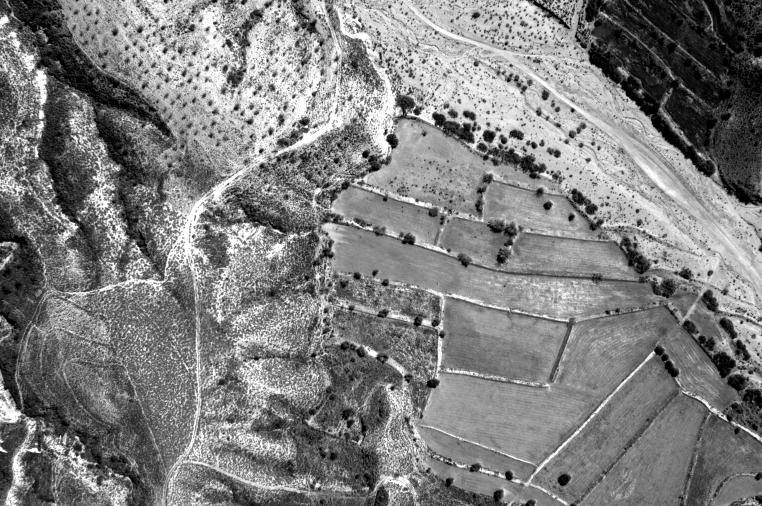
#> input picture digcam3.tif, 1524 x 1012 px (shown at 1/2 size)
$ python canny_edge_detection_in_opencv.py
#> lines starting #> are read from the running program, lines starting #| are printed output that depends on the picture
import cv2
import numpy as np
from matplotlib import pyplot as plt

img = cv2.imread("digcam3.tif", 0)
#> img is the input picture: shape (1012, 1524); min 0, max 255, mean 127.4
# threshold values in Canny function
# manually tested to find threshold values
canny = cv2.Canny(img, 180, 290)
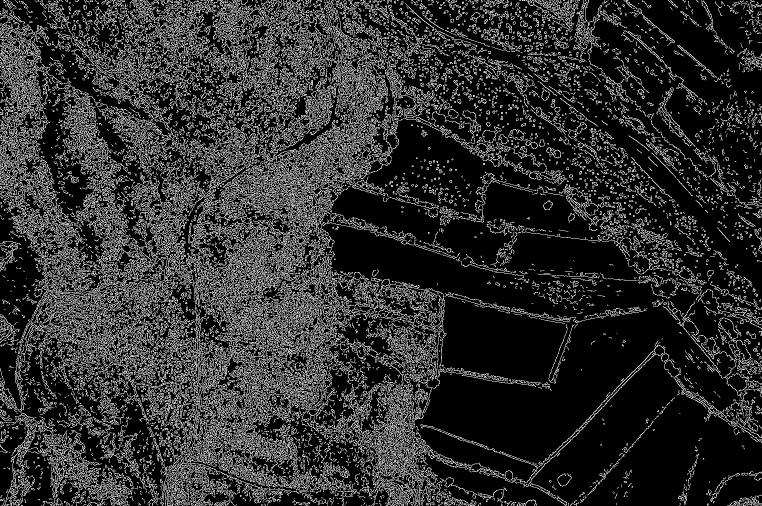
#> canny: shape (1012, 1524) (shown at 1/2 size); 18.2% white in thin lines or dots

# writing output image - this raster could further processed in a GIS
cv2.imwrite("output.tif", canny)

titles = ['image', 'canny']
images = [img, canny]
for i in range(2):
    plt.subplot(1, 2, i+1), plt.imshow(images[i], 'gray')
    plt.title(titles[i])
    plt.xticks([]), plt.yticks([])

    plt.tight_layout()
    plt.show()

$ run again, with messi4.jpg saved as digcam3.tif
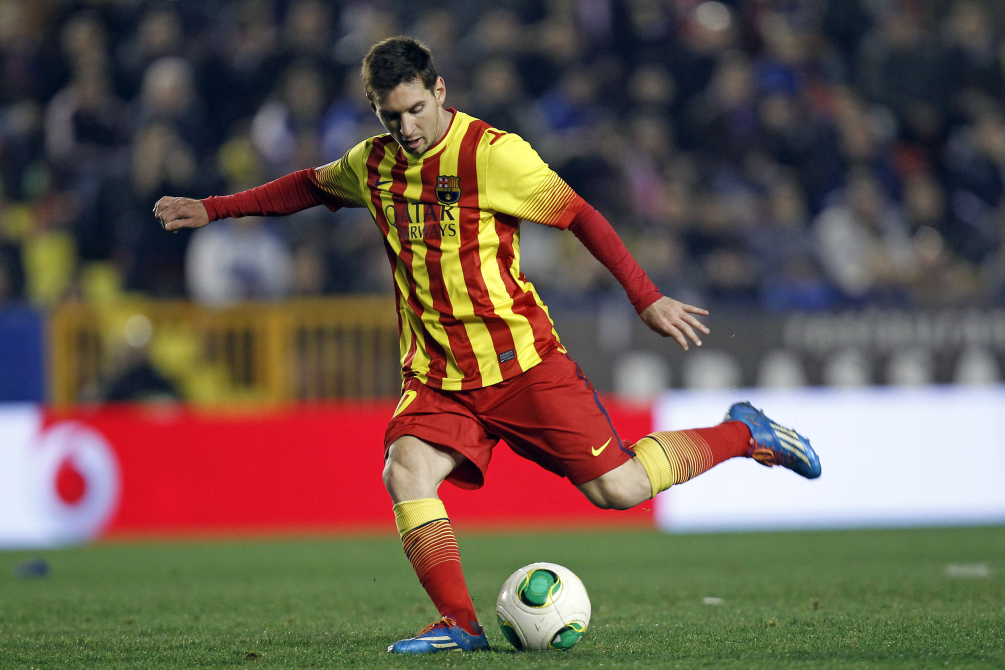
#> input picture messi4.jpg, 4020 x 2680 px (shown at 1/4 size)
#> `img = cv2.imread("digcam3.tif", 0)`:
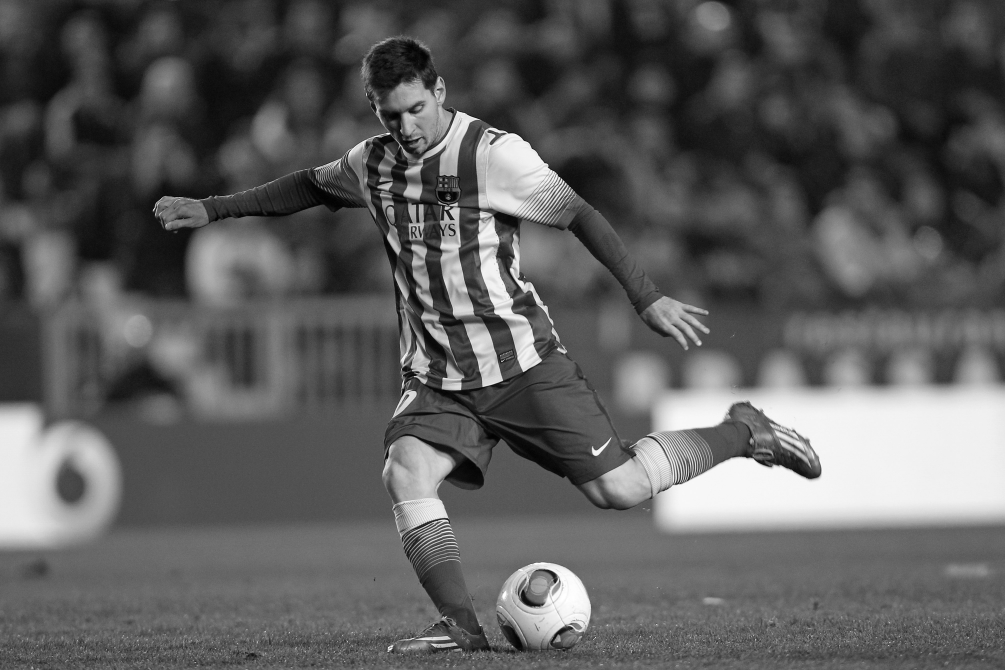
#> img: shape (2680, 4020) (shown at 1/4 size); min 0, max 255, mean 93.2
#> `canny = cv2.Canny(img, 180, 290)`:
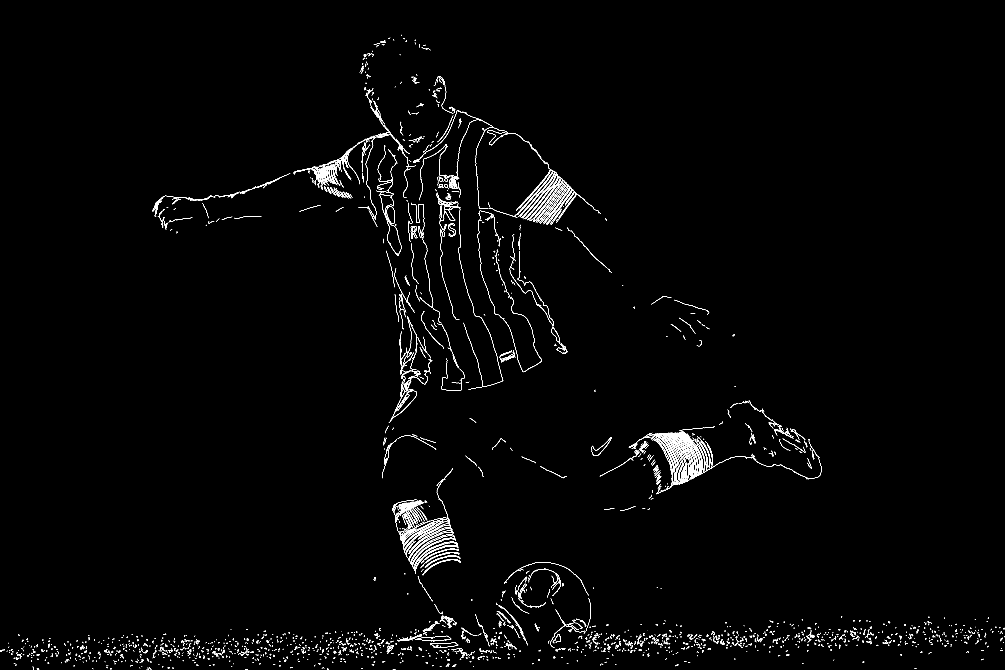
#> canny: shape (2680, 4020) (shown at 1/4 size); 0.84% white in thin lines or dots
